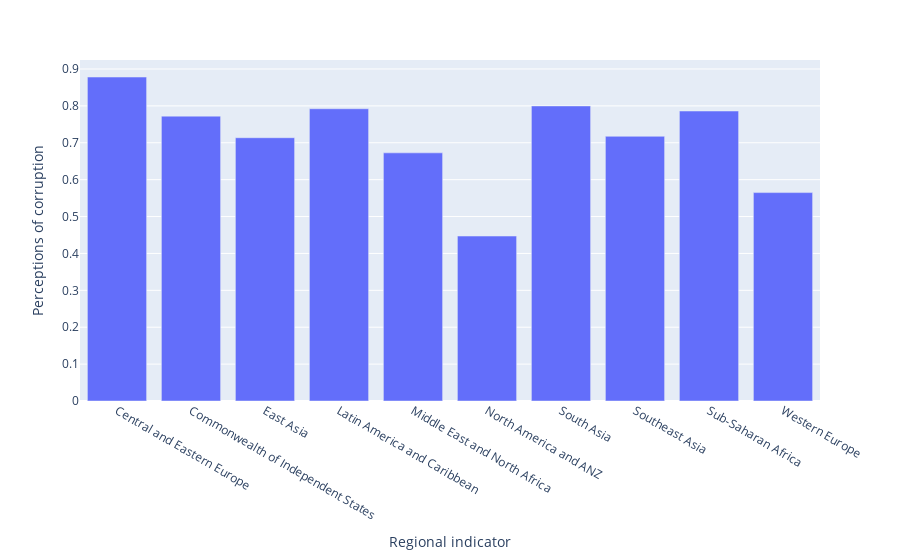

Here is the notebook cell this chart was saved with:
### Code cell
df_global_mean_per_region=df_global2_mean_region.drop(['Country name'],axis=1).groupby(["Regional indicator"]).agg('mean')

fig = px.bar(df_global_mean_per_region,x=df_global_mean_per_region.index,y='Perceptions of corruption')
fig.show()

### Figure 1 — Plotly figure (JSON) as saved in the notebook; plotly's stock layout.template omitted (floating-point values rounded to 4 significant figures)
{"data": [{"alignmentgroup": "True", "hovertemplate": "Regional indicator=%{x}<br>Perceptions of corruption=%{y}<extra></extra>", "legendgroup": "", "marker": {"color": "#636efa", "pattern": {"shape": ""}}, "name": "", "offsetgroup": "", "orientation": "v", "showlegend": false, "textposition": "auto", "type": "bar", "x": ["Central and Eastern Europe", "Commonwealth of Independent States", "East Asia", "Latin America and Caribbean", "Middle East and North Africa", "North America and ANZ", "South Asia", "Southeast Asia", "Sub-Saharan Africa", "Western Europe"], "xaxis": "x", "y": [0.8781, 0.7722, 0.7137, 0.7922, 0.6726, 0.4471, 0.7998, 0.7175, 0.786, 0.5649], "yaxis": "y"}], "layout": {"barmode": "relative", "legend": {"tracegroupgap": 0}, "margin": {"t": 60}, "xaxis": {"anchor": "y", "domain": [0, 1], "title": {"text": "Regional indicator"}}, "yaxis": {"anchor": "x", "domain": [0, 1], "title": {"text": "Perceptions of corruption"}}}}
